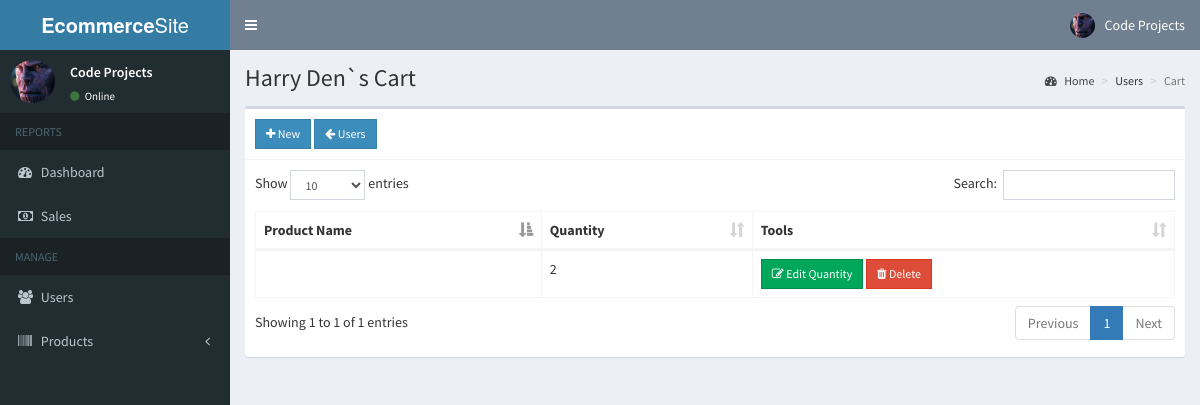
/admin/cart.php?user=9 (signed in), run on the app's committed database.
### tables this page shows
CREATE TABLE IF NOT EXISTS `users` (
  `id` int(11) NOT NULL AUTO_INCREMENT,
  `email` varchar(200) NOT NULL,
  `password` varchar(60) NOT NULL,
  `type` int(1) NOT NULL,
  `firstname` varchar(50) NOT NULL,
  `lastname` varchar(50) NOT NULL,
  `address` text NOT NULL,
  `contact_info` varchar(100) NOT NULL,
  `photo` varchar(200) NOT NULL,
  `status` int(1) NOT NULL,
  `activate_code` varchar(15) NOT NULL,
  `reset_code` varchar(15) NOT NULL,
  `created_on` date NOT NULL,
  PRIMARY KEY (`id`)
);

CREATE TABLE IF NOT EXISTS `cart` (
  `id` int(11) NOT NULL AUTO_INCREMENT,
  `user_id` int(11) NOT NULL,
  `product_id` int(11) NOT NULL,
  `quantity` int(11) NOT NULL,
  PRIMARY KEY (`id`)
);

### admin/includes/session.php (called while the page is built, shortened)
<?php
	include '../includes/conn.php';
	$conn = $pdo->open();
	$stmt = $conn->prepare("SELECT * FROM users WHERE id=:id");
	$stmt->execute(['id'=>$_SESSION['admin']]);
	$admin = $stmt->fetch();
?>

### admin/cart.php (the view, shortened to what this page needs)
<?php include 'includes/session.php'; ?>
<?php
  if(!isset($_GET['user'])){
    header('location: users.php');
    exit();
  }
  else{
    $conn = $pdo->open();
    $stmt = $conn->prepare("SELECT * FROM users WHERE id=:id");
    $stmt->execute(['id'=>$_GET['user']]);
    $user = $stmt->fetch();
  }
?>
<?php include 'includes/header.php'; ?>
<body class="hold-transition skin-blue sidebar-mini">
<div class="wrapper">
  <?php include 'includes/navbar.php'; ?>
  <?php include 'includes/menubar.php'; ?>
  <div class="content-wrapper">
    <section class="content-header">
      <h1>
        <?php echo $user['firstname'].' '.$user['lastname'].'`s Cart' ?>
      </h1>
      <ol class="breadcrumb">
        <li><a href="#"><i class="fa fa-dashboard"></i> Home</a></li>
        <li>Users</li>
        <li class="active">Cart</li>
      </ol>
    </section>
    <section class="content">
      <div class="row">
        <div class="col-xs-12">
          <div class="box">
            <div class="box-header with-border">
              <a href="#addnew" data-toggle="modal" id="add" data-id="<?php echo $user['id']; ?>" class="btn btn-primary btn-sm btn-flat"><i class="fa fa-plus"></i> New</a>
              <a href="users.php" class="btn btn-sm btn-primary btn-flat"><i class="fa fa-arrow-left"></i> Users</a>
            </div>
            <div class="box-body">
              <table id="example1" class="table table-bordered">
                <thead>
                  <th>Product Name</th>
                  <th>Quantity</th>
                  <th>Tools</th>
                </thead>
                <tbody>
                  <?php
                    $conn = $pdo->open();
                    try{
                      $stmt = $conn->prepare("SELECT *, cart.id AS cartid FROM cart LEFT JOIN products ON products.id=cart.product_id WHERE user_id=:user_id");
                      $stmt->execute(['user_id'=>$user['id']]);
                      foreach($stmt as $row){
                        echo "
                          <tr>
                            <td>".$row['name']."</td>
                            <td>".$row['quantity']."</td>
                            <td>
                              <button class='btn btn-success btn-sm edit btn-flat' data-id='".$row['cartid']."'><i class='fa fa-edit'></i> Edit Quantity</button>
                              <button class='btn btn-danger btn-sm delete btn-flat' data-id='".$row['cartid']."'><i class='fa fa-trash'></i> Delete</button>
                            </td>
                          </tr>
                        ";
                      }
                    }
                    catch(PDOException $e){
                      echo $e->getMessage();
                    }
                  ?>
                </tbody>
              </table>
            </div>
          </div>
        </div>
      </div>
    </section>
  </div>
</div>
</body>
</html>

### admin/includes/navbar.php (shortened to what this page needs)
<header class="main-header">
  <a href="#" class="logo">
    <span class="logo-lg"><b>Ecommerce</b>Site</span>
  </a>
  <nav class="navbar navbar-static-top">
    <a href="#" class="sidebar-toggle" data-toggle="push-menu" role="button">
    </a>
    <div class="navbar-custom-menu">
      <ul class="nav navbar-nav">
        <li class="dropdown user user-menu">
          <a href="#" class="dropdown-toggle" data-toggle="dropdown">
            <img src="<?php echo (!empty($admin['photo'])) ? '../images/'.$admin['photo'] : '../images/profile.jpg'; ?>" class="user-image" alt="User Image">
            <span class="hidden-xs"><?php echo $admin['firstname'].' '.$admin['lastname']; ?></span>
          </a>
        </li>
      </ul>
    </div>
  </nav>
</header>

### admin/includes/menubar.php (shortened to what this page needs)
<aside class="main-sidebar">
  <section class="sidebar">
    <div class="user-panel">
      <div class="pull-left image">
        <img src="<?php echo (!empty($admin['photo'])) ? '../images/'.$admin['photo'] : '../images/profile.jpg'; ?>" class="img-circle" alt="User Image">
      </div>
      <div class="pull-left info">
        <p><?php echo $admin['firstname'].' '.$admin['lastname']; ?></p>
        <a><i class="fa fa-circle text-success"></i> Online</a>
      </div>
    </div>
    <ul class="sidebar-menu" data-widget="tree">
      <li class="header">REPORTS</li>
      <li><a href="home.php"><i class="fa fa-dashboard"></i> <span>Dashboard</span></a></li>
      <li><a href="sales.php"><i class="fa fa-money"></i> <span>Sales</span></a></li>
      <li class="header">MANAGE</li>
      <li><a href="users.php"><i class="fa fa-users"></i> <span>Users</span></a></li>
      <li class="treeview">
        <a href="#">
          <i class="fa fa-barcode"></i>
          <span>Products</span>
          <span class="pull-right-container">
            <i class="fa fa-angle-left pull-right"></i>
          </span>
        </a>
      </li>
    </ul>
  </section>
</aside>

### data on the page
users: photo (picture), firstname "Code", lastname "Projects"
users: firstname "Harry", lastname "Den"
cart: quantity "2"
